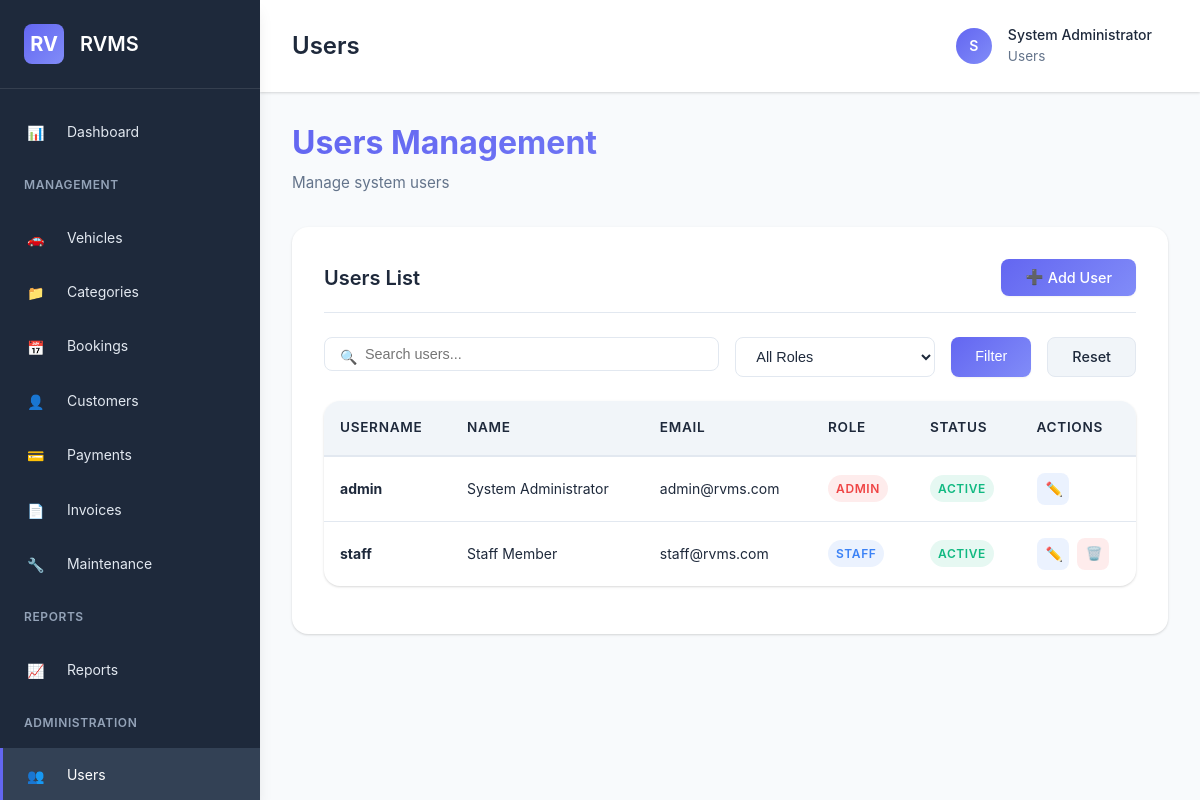
The app's page /pages/users.php (signed in), older data.
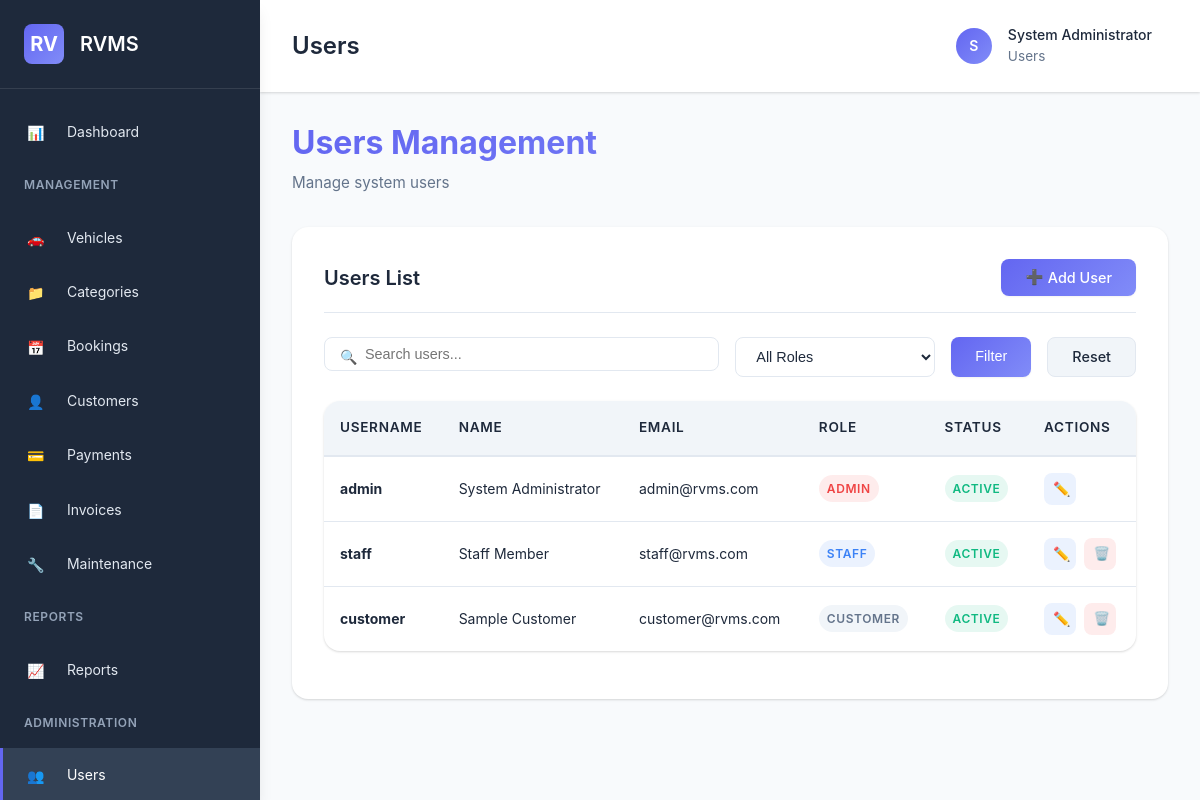
The same page, newer data.
### tables this page shows
CREATE TABLE IF NOT EXISTS users (
    id INT AUTO_INCREMENT PRIMARY KEY,
    username VARCHAR(50) UNIQUE NOT NULL,
    email VARCHAR(100) UNIQUE NOT NULL,
    password VARCHAR(255) NOT NULL,
    full_name VARCHAR(100) NOT NULL,
    role ENUM('admin', 'staff', 'customer') DEFAULT 'customer',
    phone VARCHAR(20),
    address TEXT,
    status ENUM('active', 'inactive') DEFAULT 'active',
    created_at TIMESTAMP DEFAULT CURRENT_TIMESTAMP,
    updated_at TIMESTAMP DEFAULT CURRENT_TIMESTAMP ON UPDATE CURRENT_TIMESTAMP,
    INDEX idx_username (username),
    INDEX idx_email (email),
    INDEX idx_role (role)
);

### config/auth.php (called while the page is built, shortened)
<?php
function getCurrentUser() {
    $db = getDB();
    try {
        $stmt = $db->prepare("SELECT id, username, email, full_name, role, phone, address, status FROM users WHERE id = ? LIMIT 1");
        $stmt->execute([$_SESSION['user_id']]);
        return $stmt->fetch();
    } catch(PDOException $e) {
        error_log("Get User Error: " . $e->getMessage());
        return null;
    }
}

### pages/users.php (the view, shortened to what the changed rows need)
<?php
require_once '../config/auth.php';
$pageTitle = 'Users';
$db = getDB();
$page = intval($_GET['page'] ?? 1);
$where = ['1=1'];
$params = [];
$whereClause = implode(' AND ', $where);
$countStmt = $db->prepare("SELECT COUNT(*) as total FROM users WHERE $whereClause");
$countStmt->execute($params);
$totalItems = $countStmt->fetch()['total'];
$pagination = getPagination($page, $totalItems);
$offset = $pagination['offset'];
$stmt = $db->prepare("SELECT id, username, email, full_name, role, phone, status, created_at FROM users WHERE $whereClause ORDER BY created_at DESC LIMIT ? OFFSET ?");
$stmt->execute(array_merge($params, [ITEMS_PER_PAGE, $offset]));
$users = $stmt->fetchAll();
$editUser = null;
include '../includes/header.php';
?>
<div class="page-header">
    <h1 class="page-title">Users Management</h1>
</div>
<?php if (isset($_GET['add']) || isset($_GET['edit'])): ?>
    <div class="card">
        <div class="card-header">
            <h3 class="card-title"><?php echo isset($_GET['edit']) ? 'Edit User' : 'Add User'; ?></h3>
        </div>
        <div class="card-body">
            <form method="POST">
                <input type="hidden" name="action" value="<?php echo isset($_GET['edit']) ? 'edit' : 'add'; ?>">
                <?php if (isset($_GET['edit'])): ?>
                    <input type="hidden" name="id" value="<?php echo $editUser['id']; ?>">
                <?php endif; ?>
                <div style="display: grid; grid-template-columns: 1fr 1fr; gap: var(--spacing-lg);">
                    <div class="form-group">
                        <label class="form-label required" for="username">Username</label>
                        <input type="text" class="form-control" id="username" name="username" required value="<?php echo htmlspecialchars($editUser['username'] ?? ''); ?>">
                    </div>
                    <div class="form-group">
                        <label class="form-label required" for="email">Email</label>
                        <input type="email" class="form-control" id="email" name="email" required value="<?php echo htmlspecialchars($editUser['email'] ?? ''); ?>">
                    </div>
                    <div class="form-group">
                        <label class="form-label <?php echo isset($_GET['edit']) ? '' : 'required'; ?>" for="password">Password</label>
                        <input type="password" class="form-control" id="password" name="password" <?php echo isset($_GET['edit']) ? '' : 'required'; ?>>
                        <?php if (isset($_GET['edit'])): ?>
                            <div class="form-help">Leave blank to keep current password</div>
                        <?php endif; ?>
                    </div>
                    <div class="form-group">
                        <label class="form-label required" for="full_name">Full Name</label>
                        <input type="text" class="form-control" id="full_name" name="full_name" required value="<?php echo htmlspecialchars($editUser['full_name'] ?? ''); ?>">
                    </div>
                    <div class="form-group">
                        <label class="form-label required" for="role">Role</label>
                        <select class="form-control" id="role" name="role" required>
                            <option value="admin" <?php echo ($editUser && $editUser['role'] === 'admin') ? 'selected' : ''; ?>>Admin</option>
                            <option value="staff" <?php echo ($editUser && $editUser['role'] === 'staff') ? 'selected' : ''; ?>>Staff</option>
                            <option value="customer" <?php echo ($editUser && $editUser['role'] === 'customer') ? 'selected' : ''; ?>>Customer</option>
                        </select>
                    </div>
                    <div class="form-group">
                        <label class="form-label" for="phone">Phone</label>
                        <input type="text" class="form-control" id="phone" name="phone" value="<?php echo htmlspecialchars($editUser['phone'] ?? ''); ?>">
                    </div>
                    <div class="form-group" style="grid-column: 1 / -1;">
                        <label class="form-label" for="address">Address</label>
                        <textarea class="form-control" id="address" name="address" rows="2"><?php echo htmlspecialchars($editUser['address'] ?? ''); ?></textarea>
                    </div>
                    <div class="form-group">
                        <label class="form-label" for="status">Status</label>
                        <select class="form-control" id="status" name="status">
                            <option value="active" <?php echo ($editUser && $editUser['status'] === 'active') ? 'selected' : ''; ?>>Active</option>
                            <option value="inactive" <?php echo ($editUser && $editUser['status'] === 'inactive') ? 'selected' : ''; ?>>Inactive</option>
                        </select>
                    </div>
                </div>
                <div class="card-footer">
                    <a href="<?php echo BASE_URL; ?>pages/users.php" class="btn btn-secondary">Cancel</a>
                    <button type="submit" class="btn btn-primary"><?php echo isset($_GET['edit']) ? 'Update' : 'Add'; ?> User</button>
                </div>
            </form>
        </div>
    </div>
<?php else: ?>
    <div class="card">
        <div class="card-body">
            <div class="table-container" style="margin-top: var(--spacing-lg);">
                <table class="table">
                    <thead>
                        <tr>
                            <th>Username</th>
                            <th>Name</th>
                            <th>Email</th>
                            <th>Role</th>
                            <th>Status</th>
                            <th>Actions</th>
                        </tr>
                    </thead>
                    <tbody>
                        <?php if (empty($users)): ?>
                            <tr>
                                <td colspan="6" class="text-center">No users found</td>
                            </tr>
                        <?php else: ?>
                            <?php foreach ($users as $user): ?>
                                <tr>
                                    <td><strong><?php echo htmlspecialchars($user['username']); ?></strong></td>
                                    <td><?php echo htmlspecialchars($user['full_name']); ?></td>
                                    <td><?php echo htmlspecialchars($user['email']); ?></td>
                                    <td>
                                        <span class="badge badge-<?php
                                            echo $user['role'] === 'admin' ? 'danger' :
                                                ($user['role'] === 'staff' ? 'info' : 'secondary');
                                        ?>">
                                            <?php echo ucfirst($user['role']); ?>
                                        </span>
                                    </td>
                                    <td>
                                        <span class="badge badge-<?php echo $user['status'] === 'active' ? 'success' : 'secondary'; ?>">
                                            <?php echo ucfirst($user['status']); ?>
                                        </span>
                                    </td>
                                    <td>
                                        <div class="action-buttons">
                                            <a href="<?php echo BASE_URL; ?>pages/users.php?edit=<?php echo $user['id']; ?>" class="action-btn action-btn-edit">
                                                <i class="icon icon-edit"></i>
                                            </a>
                                            <?php if ($user['id'] != $_SESSION['user_id']): ?>
                                                <form method="POST" style="display: inline;" onsubmit="return confirmDelete();">
                                                    <button type="submit" class="action-btn action-btn-delete">
                                                        <i class="icon icon-delete"></i>
                                                    </button>
                                                </form>
                                            <?php endif; ?>
                                        </div>
                                    </td>
                                </tr>
                            <?php endforeach; ?>
                        <?php endif; ?>
                    </tbody>
                </table>
            </div>
        </div>
    </div>
<?php endif; ?>
<?php include '../includes/footer.php'; ?>

### includes/header.php (shortened to what the changed rows need)
<?php
$currentUser = getCurrentUser();
?>
<!DOCTYPE html>
<html lang="en">
<head>
    <link rel="stylesheet" href="<?php echo BASE_URL; ?>assets/css/style.css">
    <link rel="stylesheet" href="<?php echo BASE_URL; ?>assets/icons/icons.css">
</head>
<body>
    <div class="main-content">
        <header class="header">
            <div class="header-left">
                <h2 style="margin: 0; font-size: 1.5rem;"><?php echo isset($pageTitle) ? $pageTitle : 'Dashboard'; ?></h2>
            </div>
            <div class="header-right">
                <div class="user-menu">
                    <div class="user-avatar"><?php echo strtoupper(substr($currentUser['full_name'], 0, 1)); ?></div>
                    <div>
                        <div style="font-weight: 500;"><?php echo htmlspecialchars($currentUser['full_name']); ?></div>
                        <div style="font-size: 0.85rem; color: var(--text-secondary);">
                            <?php echo isset($pageTitle) ? $pageTitle : ucfirst($currentUser['role']); ?>
                        </div>
                    </div>
                </div>
            </div>
        </header>
        <div class="content">

Row changes from the older to the newer data that the page shows:
added users: username "customer", full_name "Sample Customer", email "customer@rvms.com", role "CUSTOMER", status "ACTIVE"
